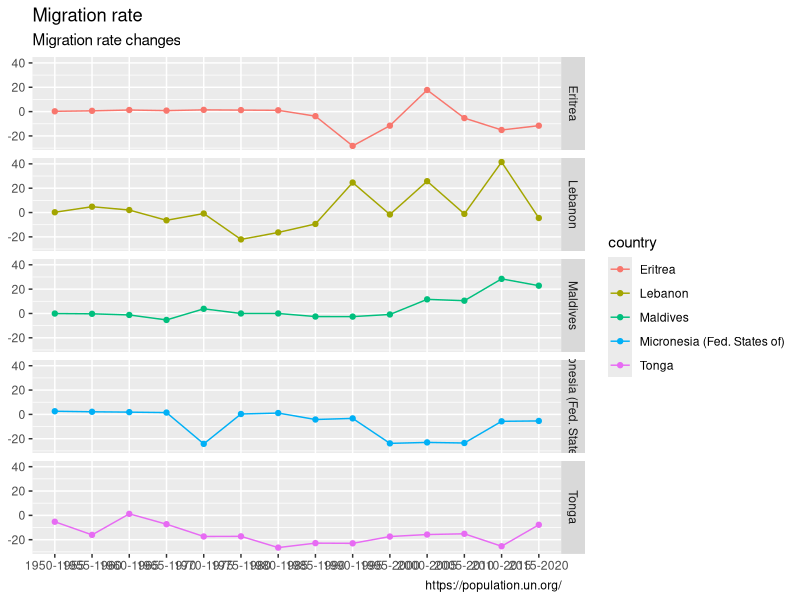

Here is the R script that generated this plot:
## ---- chunk 1
knitr::opts_chunk$set(echo = TRUE)
## ---- chunk 2
library(readxl)
library(ggplot2)
library(dplyr)
library(scales)
library(tidyr)
setwd(getwd())

df_mig_rates <- read_xlsx("Data/migration_rate.xlsx", skip = 1, trim_ws = TRUE, na = "NA")
#df_gdp_pp <- data.frame(df_gdp_pp)

df_mig_rates <- gather(df_mig_rates, key = "year", value = "rate", -country)

# Source- https://population.un.org/wpp/Download/Standard/Interpolated/
# main source - https://population.un.org/
## ---- chunk 3

ggplot(df_mig_rates, aes(x = as.factor(year), y = rate, color = country)) +
  geom_line(aes(group = 1)) + geom_point() + facet_grid(rows = vars(country)) +
  labs(title = "Migration rate",
       subtitle = "Migration rate changes",
       caption = "https://population.un.org/", parse = TRUE) +
  xlab(NULL) + ylab(NULL)
